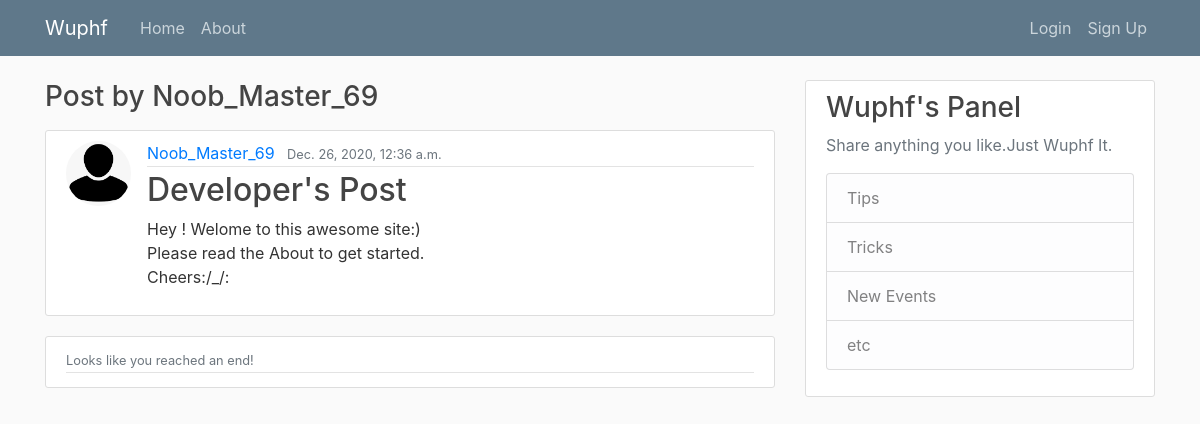
Page /blog/user/Noob_Master_69 on the committed database.
### my_blog/models.py (models this page shows, shortened)
class Article(models.Model):
	title = models.CharField(max_length=20)
	entry = models.TextField()
	author = models.ForeignKey(User, on_delete=models.CASCADE)
	date_posted = models.DateTimeField(default=timezone.now)

### users/models.py (models this page shows, shortened)
class Profile(models.Model):
	user = models.OneToOneField(User, on_delete=models.CASCADE)
	image = models.ImageField(default='default.jpg', upload_to='profile_pics')

### my_blog/views.py (the view)
# urls.py: path('user/<str:username>',UserPostListView.as_view(),name='user_post') ,
class UserPostListView(ListView):
	model = Article
	template_name = 'my_blog/user_post.html'
	def get_queryset(self):
		user = get_object_or_404(User, username=self.kwargs.get('username'))
		return Article.objects.filter(author=user).order_by('-date_posted')

### templates/my_blog/user_post.html
{% extends "base.html" %}
{% block start %}
<h3 class="mb-3" >Post by {{ view.kwargs.username }}  </h3>
{% for obj in object_list %}
<article class="media content-section">
	<img class="rounded-circle article-img" src="{{ obj.author.profile.image.url }}">
  <div class="media-body">
    <div class="article-metadata">
      <a class="mr-2" href="{% url 'my_blog:user_post' obj.author.username %}">{{ obj.author }}</a>
      <small class="text-muted">{{ obj.date_posted }}</small>
    </div>
    <h2><a class="article-title" href="detail/{{obj.id}}">{{obj.title  }}</a></h2>
     <p class="article-content">{{ obj.entry }}</p>
  </div>
</article>
{% endfor %}
<article class="media content-section">
  <div class="media-body">
    <div class="article-metadata">
      <small class="text-muted">Looks like you reached an end!</small>
    </div>
  </div>
</article>
{% endblock %}

### my_blog/static/my_blog/main.css (style rules this page uses)
body { background: #fafafa; color: #333333; margin-top: 5rem; }
h1, h2, h3, h4, h5, h6 { color: #444444; }
.content-section { background: #ffffff; padding: 10px 20px; border: 1px solid #dddddd; border-radius: 3px; margin-bottom: 20px; }
.article-title { color: #444444; }
.article-content { white-space: pre-line; }
.article-img { height: 65px; width: 65px; margin-right: 16px; }
.article-metadata { padding-bottom: 1px; margin-bottom: 4px; border-bottom: 1px solid #e3e3e3 }

### rows in the picture
Article: author.profile.image (placeholder picture), author "Noob_Master_69", date_posted "Dec. 26, 2020, 12:36 a.m.", title "Developer's Post", entry "Hey ! Welome to this awesome site:) Please read the About to get started. Cheers:/_/:"

### other values in the picture
{{ view.kwargs.username }} "Noob_Master_69"
